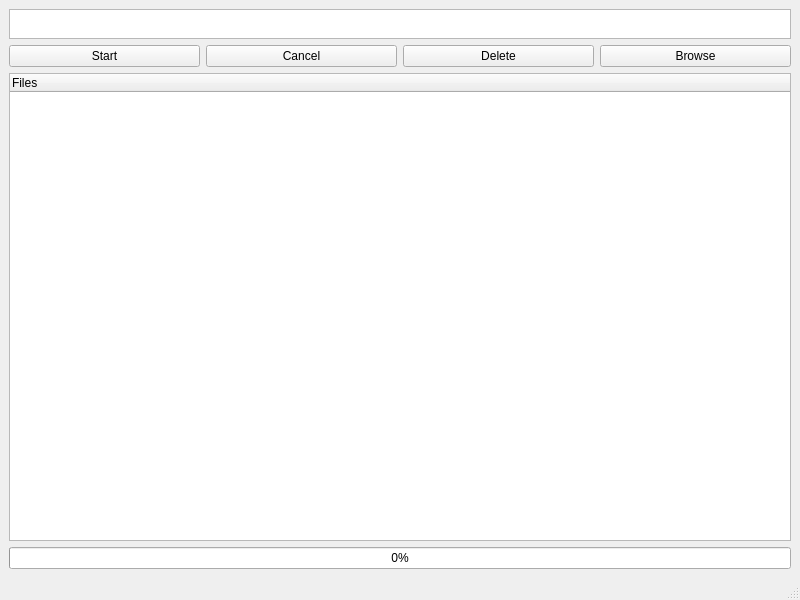
<?xml version="1.0" encoding="UTF-8"?>
<ui version="4.0">
 <class>MainWindow</class>
 <widget class="QMainWindow" name="MainWindow">
  <property name="geometry">
   <rect>
    <x>0</x>
    <y>0</y>
    <width>800</width>
    <height>600</height>
   </rect>
  </property>
  <property name="windowTitle">
   <string>MainWindow</string>
  </property>
  <widget class="QWidget" name="centralwidget">
   <layout class="QVBoxLayout" name="verticalLayout_2">
    <item>
     <layout class="QVBoxLayout" name="verticalLayout">
      <item>
       <widget class="QTextEdit" name="textEdit">
        <property name="minimumSize">
         <size>
          <width>30</width>
          <height>0</height>
         </size>
        </property>
        <property name="maximumSize">
         <size>
          <width>16777215</width>
          <height>30</height>
         </size>
        </property>
       </widget>
      </item>
      <item>
       <layout class="QHBoxLayout" name="horizontalLayout">
        <item>
         <widget class="QPushButton" name="startButton">
          <property name="text">
           <string>Start</string>
          </property>
         </widget>
        </item>
        <item>
         <widget class="QPushButton" name="cancelButton">
          <property name="text">
           <string>Cancel</string>
          </property>
         </widget>
        </item>
        <item>
         <widget class="QPushButton" name="deleteButton">
          <property name="enabled">
           <bool>true</bool>
          </property>
          <property name="text">
           <string>Delete</string>
          </property>
         </widget>
        </item>
        <item>
         <widget class="QPushButton" name="browseButton">
          <property name="text">
           <string>Browse</string>
          </property>
         </widget>
        </item>
       </layout>
      </item>
      <item>
       <widget class="QTreeWidget" name="treeWidget">
        <property name="selectionMode">
         <enum>QAbstractItemView::MultiSelection</enum>
        </property>
        <column>
         <property name="text">
          <string notr="true">Files</string>
         </property>
        </column>
       </widget>
      </item>
      <item>
       <widget class="QProgressBar" name="progressBar">
        <property name="minimum">
         <number>0</number>
        </property>
        <property name="value">
         <number>0</number>
        </property>
       </widget>
      </item>
     </layout>
    </item>
   </layout>
  </widget>
  <widget class="QStatusBar" name="statusBar"/>
  <action name="actionstart">
   <property name="text">
    <string>Select</string>
   </property>
  </action>
  <action name="actionStart">
   <property name="text">
    <string>Start</string>
   </property>
  </action>
  <action name="actionCancel">
   <property name="text">
    <string>Cancel</string>
   </property>
  </action>
  <action name="actionDelete">
   <property name="text">
    <string>Delete</string>
   </property>
  </action>
  <action name="actionClear">
   <property name="text">
    <string>Clear</string>
   </property>
  </action>
 </widget>
 <resources/>
 <connections/>
</ui>
